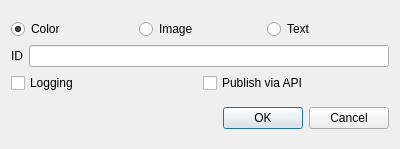
<?xml version="1.0" encoding="UTF-8"?>
<ui version="4.0">
 <class>Dialog</class>
 <widget class="QDialog" name="Dialog">
  <property name="geometry">
   <rect>
    <x>0</x>
    <y>0</y>
    <width>400</width>
    <height>149</height>
   </rect>
  </property>
  <property name="windowTitle">
   <string>Dialog</string>
  </property>
  <layout class="QVBoxLayout" name="verticalLayout">
   <item>
    <layout class="QVBoxLayout" name="verticalLayout_2">
     <item>
      <layout class="QHBoxLayout" name="horizontalLayout_3">
       <item>
        <widget class="QRadioButton" name="rbColor">
         <property name="text">
          <string>Color</string>
         </property>
         <property name="checked">
          <bool>true</bool>
         </property>
        </widget>
       </item>
       <item>
        <widget class="QRadioButton" name="rbImage">
         <property name="text">
          <string>Image</string>
         </property>
        </widget>
       </item>
       <item>
        <widget class="QRadioButton" name="rbText">
         <property name="text">
          <string>Text</string>
         </property>
        </widget>
       </item>
      </layout>
     </item>
     <item>
      <layout class="QHBoxLayout" name="horizontalLayout">
       <item>
        <widget class="QLabel" name="label">
         <property name="text">
          <string>ID</string>
         </property>
        </widget>
       </item>
       <item>
        <widget class="QLineEdit" name="lineEdit"/>
       </item>
      </layout>
     </item>
     <item>
      <layout class="QHBoxLayout" name="horizontalLayout_2">
       <item>
        <widget class="QCheckBox" name="cbLog">
         <property name="text">
          <string>Logging</string>
         </property>
        </widget>
       </item>
       <item>
        <widget class="QCheckBox" name="cbPub">
         <property name="text">
          <string>Publish via API</string>
         </property>
        </widget>
       </item>
      </layout>
     </item>
    </layout>
   </item>
   <item>
    <widget class="QDialogButtonBox" name="buttonBox">
     <property name="orientation">
      <enum>Qt::Horizontal</enum>
     </property>
     <property name="standardButtons">
      <set>QDialogButtonBox::Cancel|QDialogButtonBox::Ok</set>
     </property>
    </widget>
   </item>
  </layout>
 </widget>
 <resources/>
 <connections>
  <connection>
   <sender>buttonBox</sender>
   <signal>accepted()</signal>
   <receiver>Dialog</receiver>
   <slot>accept()</slot>
   <hints>
    <hint type="sourcelabel">
     <x>248</x>
     <y>254</y>
    </hint>
    <hint type="destinationlabel">
     <x>157</x>
     <y>274</y>
    </hint>
   </hints>
  </connection>
  <connection>
   <sender>buttonBox</sender>
   <signal>rejected()</signal>
   <receiver>Dialog</receiver>
   <slot>reject()</slot>
   <hints>
    <hint type="sourcelabel">
     <x>316</x>
     <y>260</y>
    </hint>
    <hint type="destinationlabel">
     <x>286</x>
     <y>274</y>
    </hint>
   </hints>
  </connection>
 </connections>
</ui>
